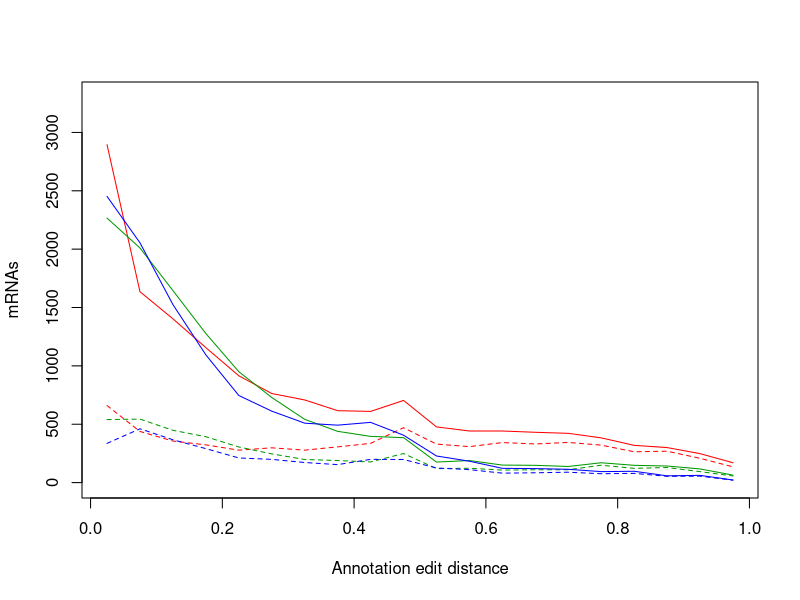
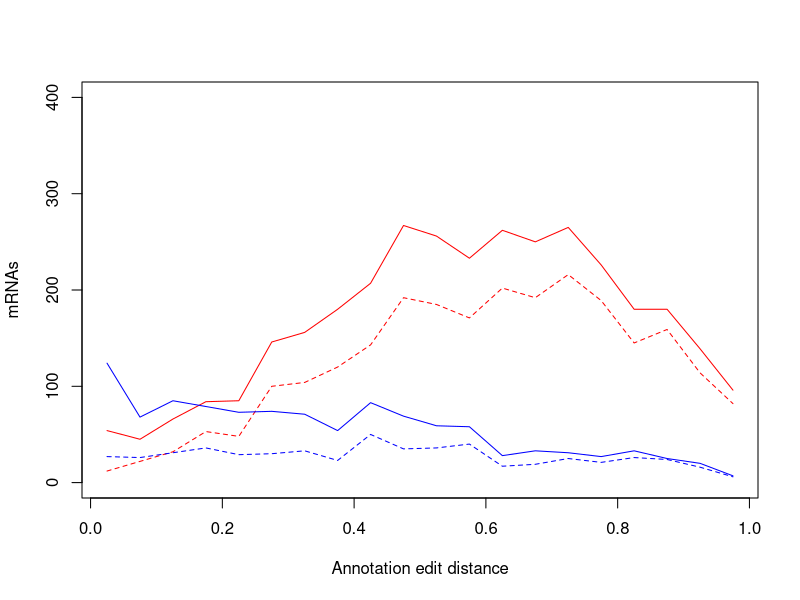
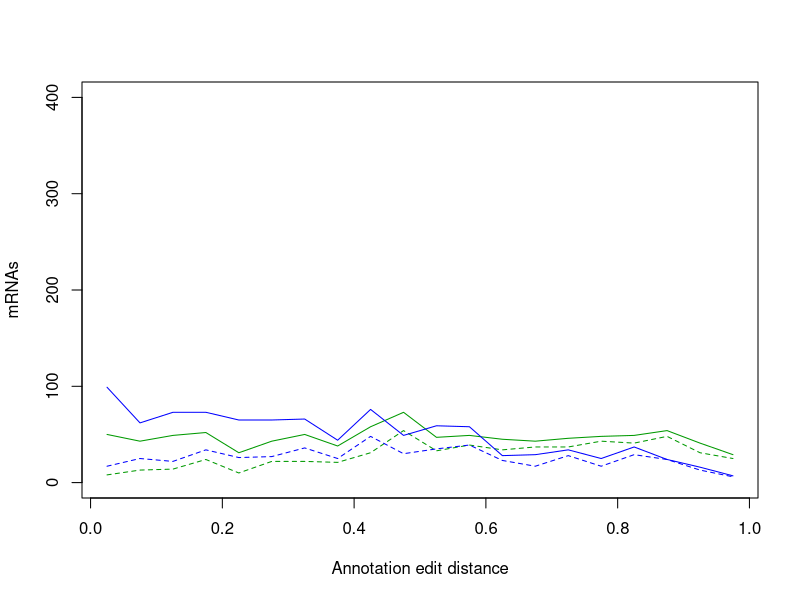
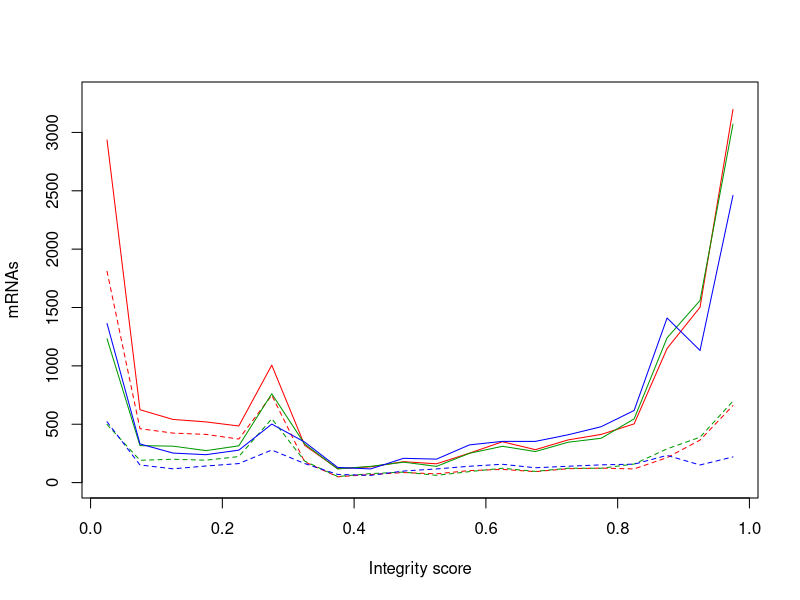
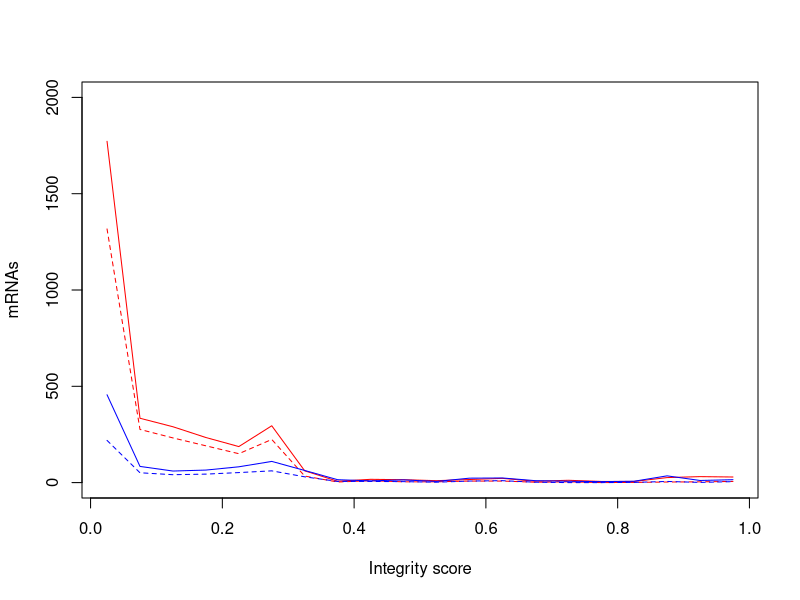
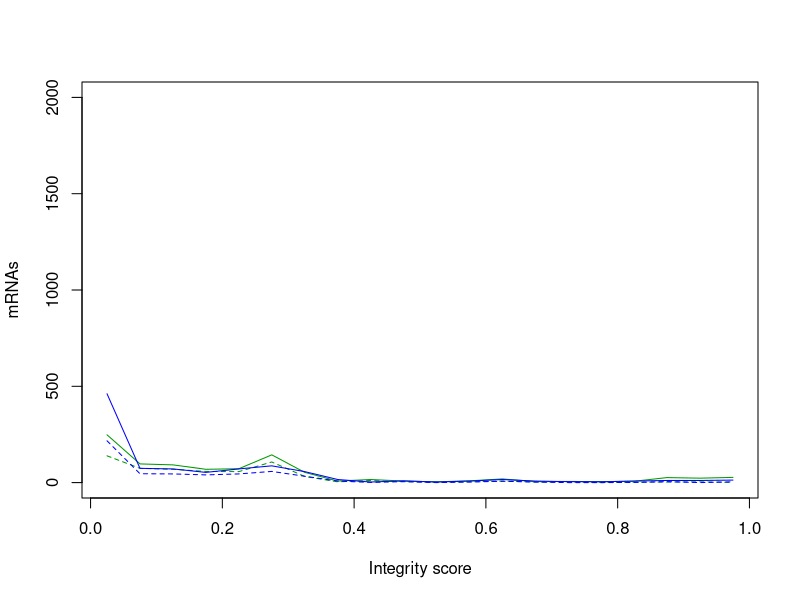

Write the R code that produced these figures, in order.
#!/usr/bin/env Rscript

r11_v_p12a <- read.table("pdom-r11-v-p12a.aed-gaeval.txt", header=TRUE, sep="\t")
r11_v_p12b <- read.table("pdom-r11-v-p12b.aed-gaeval.txt", header=TRUE, sep="\t")

r11a <- r11_v_p12a[r11_v_p12a$Version == "r11" ,]
p12a <- r11_v_p12a[r11_v_p12a$Version == "p12a",]
r11b <- r11_v_p12b[r11_v_p12b$Version == "r11" ,]
p12b <- r11_v_p12b[r11_v_p12b$Version == "p12b",]

r11.aed.h <- hist(r11a$AED, plot=FALSE, breaks=20)
r11.snap.aed.h <- hist(r11a$AED[r11a$AbInit == "snap"], plot=FALSE, breaks=20)
p12a.aed.h <- hist(p12a$AED, plot=FALSE, breaks=20)
p12a.snap.aed.h <- hist(p12a$AED[p12a$AbInit == "snap"], plot=FALSE, breaks=20)
p12b.aed.h <- hist(p12b$AED, plot=FALSE, breaks=20)
p12b.snap.aed.h <- hist(p12b$AED[p12b$AbInit == "snap"], plot=FALSE, breaks=20)

png("aed-dist.png", width=1200, height=1200, res=150)
plot(p12a.aed.h$mids, p12a.aed.h$counts, type="l", col="red", main="",
     xlab="Annotation edit distance", ylab="mRNAs", ylim=c(0, 3300))
lines(p12a.snap.aed.h$mids, p12a.snap.aed.h$counts, col="red", lty=2)
lines(p12b.aed.h$mids,      p12b.aed.h$counts,      col="#009900")
lines(p12b.snap.aed.h$mids, p12b.snap.aed.h$counts, col="#009900", lty=2)
lines(r11.aed.h$mids,      r11.aed.h$counts,      col="blue")
lines(r11.snap.aed.h$mids, r11.snap.aed.h$counts, col="blue", lty=2)
d <- dev.off()

r11a.uniq.aed.h <- hist(r11a$AED[r11a$Unique == "yes"], plot=FALSE, breaks=20)
r11a.uniq.snap.aed.h <- hist(r11a$AED[r11a$Unique == "yes" & r11a$AbInit == "snap"], plot=FALSE, breaks=20)
p12a.uniq.aed.h <- hist(p12a$AED[p12a$Unique == "yes"], plot=FALSE, breaks=20)
p12a.uniq.snap.aed.h <- hist(p12a$AED[p12a$Unique == "yes" & p12a$AbInit == "snap"], plot=FALSE, breaks=20)

png("aed-uniq-dist-r11-v-p12a.png", width=1200, height=1200, res=150)
plot(p12a.uniq.aed.h$mids, p12a.uniq.aed.h$counts, type="l", col="red", main="",
     xlab="Annotation edit distance", ylab="mRNAs", ylim=c(0, 400))
lines(p12a.uniq.snap.aed.h$mids, p12a.uniq.snap.aed.h$counts, col="red", lty=2)
lines(r11a.uniq.aed.h$mids,      r11a.uniq.aed.h$counts,      col="blue")
lines(r11a.uniq.snap.aed.h$mids, r11a.uniq.snap.aed.h$counts, col="blue", lty=2)
d <- dev.off()

r11b.uniq.aed.h <- hist(r11b$AED[r11b$Unique == "yes"], plot=FALSE, breaks=20)
r11b.uniq.snap.aed.h <- hist(r11b$AED[r11b$Unique == "yes" & r11b$AbInit == "snap"], plot=FALSE, breaks=20)
p12b.uniq.aed.h <- hist(p12b$AED[p12b$Unique == "yes"], plot=FALSE, breaks=20)
p12b.uniq.snap.aed.h <- hist(p12b$AED[p12b$Unique == "yes" & p12b$AbInit == "snap"], plot=FALSE, breaks=20)

png("aed-uniq-dist-r11-v-p12b.png", width=1200, height=1200, res=150)
plot(p12b.uniq.aed.h$mids, p12b.uniq.aed.h$counts, type="l", col="#009900", main="",
     xlab="Annotation edit distance", ylab="mRNAs", ylim=c(0, 400))
lines(p12b.uniq.snap.aed.h$mids, p12b.uniq.snap.aed.h$counts, col="#009900", lty=2)
lines(r11b.uniq.aed.h$mids,      r11b.uniq.aed.h$counts,      col="blue")
lines(r11b.uniq.snap.aed.h$mids, r11b.uniq.snap.aed.h$counts, col="blue", lty=2)
d <- dev.off()

r11.int.h <- hist(r11a$Integrity, plot=FALSE, breaks=20)
r11.snap.int.h <- hist(r11a$Integrity[r11a$AbInit == "snap"], plot=FALSE, breaks=20)
p12a.int.h <- hist(p12a$Integrity, plot=FALSE, breaks=20)
p12a.snap.int.h <- hist(p12a$Integrity[p12a$AbInit == "snap"], plot=FALSE, breaks=20)
p12b.int.h <- hist(p12b$Integrity, plot=FALSE, breaks=20)
p12b.snap.int.h <- hist(p12b$Integrity[p12b$AbInit == "snap"], plot=FALSE, breaks=20)

png("int-dist.png", width=1200, height=1200, res=150)
plot(p12a.int.h$mids, p12a.int.h$counts, type="l", col="red", main="",
     xlab="Integrity score", ylab="mRNAs", ylim=c(0, 3300))
lines(p12a.snap.int.h$mids, p12a.snap.int.h$counts, col="red", lty=2)
lines(p12b.int.h$mids,      p12b.int.h$counts,      col="#009900")
lines(p12b.snap.int.h$mids, p12b.snap.int.h$counts, col="#009900", lty=2)
lines(r11.int.h$mids,      r11.int.h$counts,      col="blue")
lines(r11.snap.int.h$mids, r11.snap.int.h$counts, col="blue", lty=2)
d <- dev.off()

r11a.uniq.int.h <- hist(r11a$Integrity[r11a$Unique == "yes"], plot=FALSE, breaks=20)
r11a.uniq.snap.int.h <- hist(r11a$Integrity[r11a$Unique == "yes" & r11a$AbInit == "snap"], plot=FALSE, breaks=20)
p12a.uniq.int.h <- hist(p12a$Integrity[p12a$Unique == "yes"], plot=FALSE, breaks=20)
p12a.uniq.snap.int.h <- hist(p12a$Integrity[p12a$Unique == "yes" & p12a$AbInit == "snap"], plot=FALSE, breaks=20)

png("int-uniq-dist-r11-v-p12a.png", width=1200, height=1200, res=150)
plot(p12a.uniq.int.h$mids, p12a.uniq.int.h$counts, type="l", col="red", main="",
     xlab="Integrity score", ylab="mRNAs", ylim=c(0, 2000))
lines(p12a.uniq.snap.int.h$mids, p12a.uniq.snap.int.h$counts, col="red", lty=2)
lines(r11a.uniq.int.h$mids,      r11a.uniq.int.h$counts,      col="blue")
lines(r11a.uniq.snap.int.h$mids, r11a.uniq.snap.int.h$counts, col="blue", lty=2)
d <- dev.off()

r11b.uniq.int.h <- hist(r11b$Integrity[r11b$Unique == "yes"], plot=FALSE, breaks=20)
r11b.uniq.snap.int.h <- hist(r11b$Integrity[r11b$Unique == "yes" & r11b$AbInit == "snap"], plot=FALSE, breaks=20)
p12b.uniq.int.h <- hist(p12b$Integrity[p12b$Unique == "yes"], plot=FALSE, breaks=20)
p12b.uniq.snap.int.h <- hist(p12b$Integrity[p12b$Unique == "yes" & p12b$AbInit == "snap"], plot=FALSE, breaks=20)

png("int-uniq-dist-r11-v-p12b.png", width=1200, height=1200, res=150)
plot(p12b.uniq.int.h$mids, p12b.uniq.int.h$counts, type="l", col="#009900", main="",
     xlab="Integrity score", ylab="mRNAs", ylim=c(0, 2000))
lines(p12b.uniq.snap.int.h$mids, p12b.uniq.snap.int.h$counts, col="#009900", lty=2)
lines(r11b.uniq.int.h$mids,      r11b.uniq.int.h$counts,      col="blue")
lines(r11b.uniq.snap.int.h$mids, r11b.uniq.snap.int.h$counts, col="blue", lty=2)
d <- dev.off()